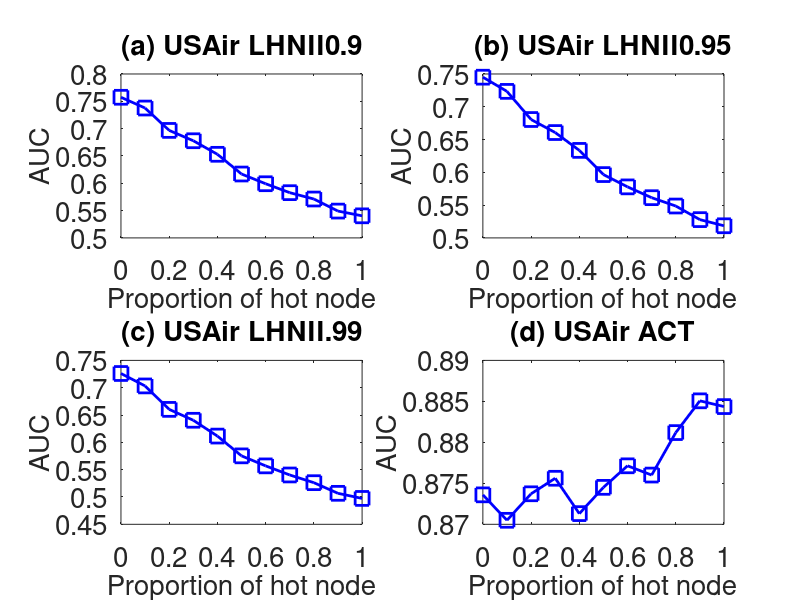

The MATLAB script that drew this image:
subplot(2,2,1);
x=0:0.1:1;
y=[0.7573694
0.7376559
0.696718
0.6778103
0.653003
0.6169196
0.5991184
0.5827738
0.571156
0.5490744
0.5404037
];
plot(x,y,'-bs','LineWidth',2,'MarkerSize',10);
set(gca,'FontSize',20);
xlabel('Proportion of hot node','fontsize',20);
ylabel('AUC','fontsize',20);
title('(a) USAir LHNII0.9','fontsize',20);

subplot(2,2,2);
x=0:0.1:1;
y=[0.7451023
0.7234696
0.6805448
0.6606752
0.6334688
0.596568
0.5778169
0.561337
0.5486199
0.5278647
0.5185033
];
plot(x,y,'-bs','LineWidth',2,'MarkerSize',10);
set(gca,'FontSize',20);
xlabel('Proportion of hot node','fontsize',20);
ylabel('AUC','fontsize',20);
title('(b) USAir LHNII0.95','fontsize',20);

subplot(2,2,3);
x=0:0.1:1;
y=[0.7260112
0.7032636
0.6603359
0.6404118
0.6114736
0.5752724
0.5569476
0.5402982
0.5261871
0.5067215
0.497372
];
plot(x,y,'-bs','LineWidth',2,'MarkerSize',10);
set(gca,'FontSize',20);
xlabel('Proportion of hot node','fontsize',20);
ylabel('AUC','fontsize',20);
title('(c) USAir LHNII.99','fontsize',20);


subplot(2,2,4);
x=0:0.1:1;
y=[0.8735944
0.8704902
0.8737243
0.8756182
0.8713034
0.8745104
0.8771379
0.8760084
0.8811909
0.8850663
0.8843629
];
plot(x,y,'-bs','LineWidth',2,'MarkerSize',10);
set(gca,'FontSize',20);
xlabel('Proportion of hot node','fontsize',20);
ylabel('AUC','fontsize',20);
title('(d) USAir ACT','fontsize',20);
